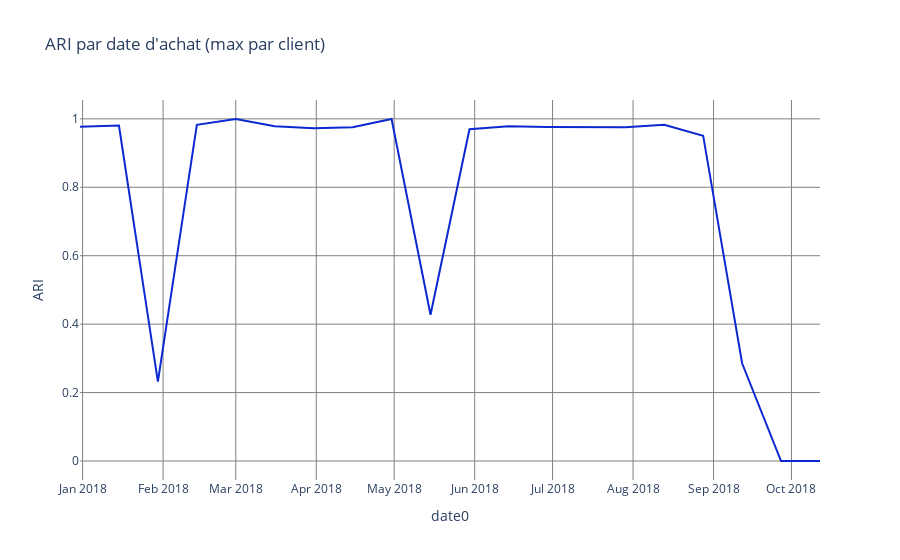

Notebook code cell kept with this figure:
### Markdown cell above
## Analyse des résultats obtenus

### Code cell
import plotly.express as px
fig=px.line(result_ARI, x="date0", y="ARI", title='ARI par date d\'achat (max par client)')
fig.update_layout(
plot_bgcolor="white")
fig.data[0].line.color = '#0C29D0'
fig.update_xaxes(showgrid=True, gridwidth=1, gridcolor='grey', zeroline=False)
fig.update_yaxes(showgrid=True, gridwidth=1, gridcolor='grey', zeroline=False)
fig.show()

### Figure 1 — Plotly figure (JSON) as saved in the notebook; plotly's stock layout.template omitted (floating-point values rounded to 4 significant figures)
{"data": [{"hovertemplate": "date0=%{x}<br>ARI=%{y}<extra></extra>", "legendgroup": "", "line": {"color": "#0C29D0", "dash": "solid"}, "marker": {"symbol": "circle"}, "mode": "lines", "name": "", "orientation": "v", "showlegend": false, "type": "scatter", "x": ["2017-12-31T00:00:00", "2018-01-15T00:00:00", "2018-01-30T00:00:00", "2018-02-14T00:00:00", "2018-03-01T00:00:00", "2018-03-16T00:00:00", "2018-03-31T00:00:00", "2018-04-15T00:00:00", "2018-04-30T00:00:00", "2018-05-15T00:00:00", "2018-05-30T00:00:00", "2018-06-14T00:00:00", "2018-06-29T00:00:00", "2018-07-14T00:00:00", "2018-07-29T00:00:00", "2018-08-13T00:00:00", "2018-08-28T00:00:00", "2018-09-12T00:00:00", "2018-09-27T00:00:00", "2018-10-12T00:00:00"], "xaxis": "x", "y": [0.9772, 0.9803, 0.2317, 0.9824, 0.9996, 0.9781, 0.9723, 0.9755, 0.9996, 0.4274, 0.9695, 0.9788, 0.9764, 0.9771, 0.9759, 0.983, 0.9508, 0.2857, 0, 0], "yaxis": "y"}], "layout": {"legend": {"tracegroupgap": 0}, "plot_bgcolor": "white", "title": {"text": "ARI par date d'achat (max par client)"}, "xaxis": {"anchor": "y", "domain": [0, 1], "gridcolor": "grey", "gridwidth": 1, "showgrid": true, "title": {"text": "date0"}, "zeroline": false}, "yaxis": {"anchor": "x", "domain": [0, 1], "gridcolor": "grey", "gridwidth": 1, "showgrid": true, "title": {"text": "ARI"}, "zeroline": false}}}
